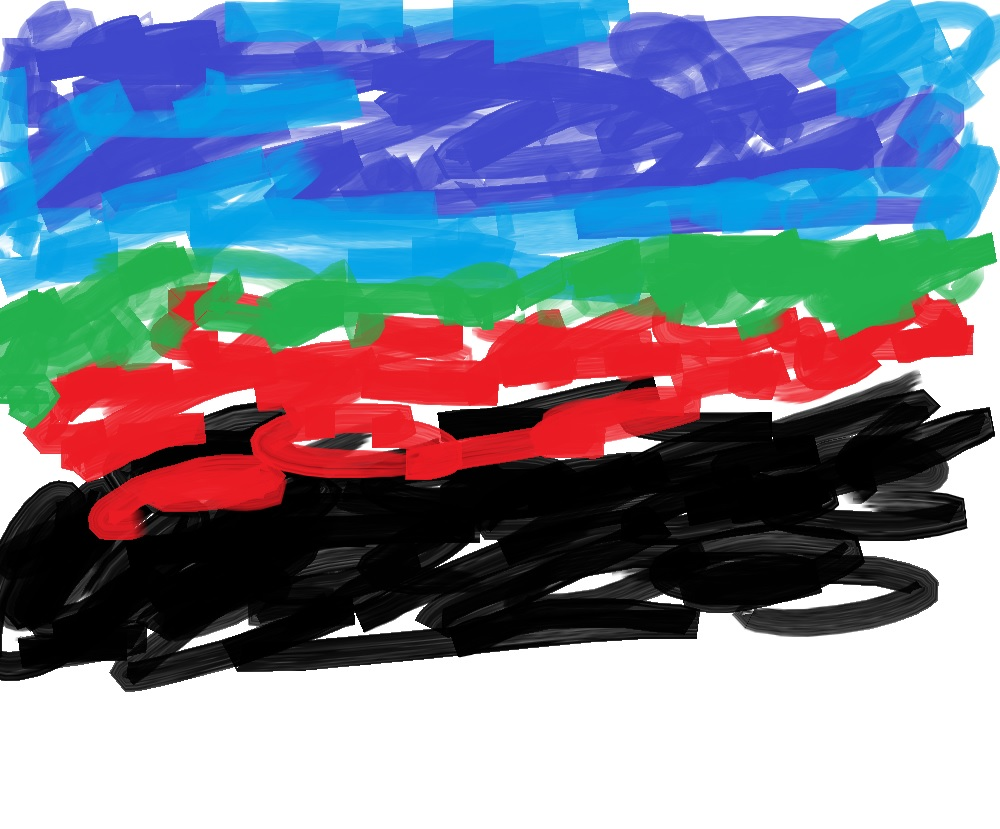
#> input picture test.jpg, 1000 x 829 px
$ python main.py
#> lines starting #> are read from the running program, lines starting #| are printed output that depends on the picture
from PIL import Image
import numpy as np

img = Image.open("test.jpg")  # IMAGE PATH GOES HERE # . upload any image you would like to use to the directory that contains your code
#> img is the input picture: PIL image 1000x829 RGB; mean R, G, B 122.1, 131.3, 150.7

width, height = img.size  # assign the number of pixels in the x axis to width and ones in y axis to height
#> width = 1000; height = 829

# initialise the count for each colour to 0.
white_count = 0
black_count = 0
red_count = 0
blue_count = 0
green_count = 0

# The idea here is that upon meeting certain conditions listed below, the following for loop decides which pixels are predominantly red, green, blue or whether they are white or black
for y in range(height):
    for x in range(width):
        r, g, b = img.getpixel((x, y))
        if r == 255 and g == 255 and b == 255:
            white_count += 1
        if r + b + g <= 15:
            black_count += 1
        if r > g and r > b and r + b + g > 15:  # if the value of red is greater than blue and green and it isn't considered to be black
            red_count += 1
        if g > r and g > b and r + b + g > 15:  # if the value of green is greater than blue and red and it isn't considered to be black
            green_count += 1
        if b > r and b > g and r + b + g > 15:  # if the value of blue is greater than red and green and it isn't considered to be black
            blue_count += 1
#> after the loop, black_count = 109577; blue_count = 242798; green_count = 80400; red_count = 105770; white_count = 205517

print(white_count, ' ', black_count, ' ', red_count, ' ', green_count, ' ', blue_count)
#| 205517   109577   105770   80400   242798

# work out proportions of each colour
blue_percent = blue_count / (blue_count + red_count + green_count + black_count + white_count)
#> blue_percent = 0.326
red_percent = red_count / (blue_count + red_count + green_count + black_count + white_count)
#> red_percent = 0.142
green_percent = green_count / (blue_count + red_count + green_count + black_count + white_count)
#> green_percent = 0.108
black_percent = black_count / (blue_count + red_count + green_count + black_count + white_count)
#> black_percent = 0.147
white_percent = white_count / (blue_count + red_count + green_count + black_count + white_count)
#> white_percent = 0.276

# set the width and height of output image which will display the proportions of colours
w, h = 1024, 1024

# work out the relative slice of each colour
white_image_slice = white_percent * w
#> white_image_slice = 282.8
red_image_slice = red_percent * w
#> red_image_slice = 145.6
green_image_slice = green_percent * w
#> green_image_slice = 110.6
blue_image_slice = blue_percent * w
#> blue_image_slice = 334.1
black_image_slice = black_percent * w
#> black_image_slice = 150.8

# print(white_image_slice)

# use numpy to generate the array that wil store the value of the slices appropriately
data = np.zeros((h, w, 3), dtype=np.uint8)
data[0:int(white_image_slice)] = [255, 255, 255]
data[int(white_image_slice):int(white_image_slice) + int(red_image_slice)] = [255, 0, 0]
data[int(white_image_slice) + int(red_image_slice):int(white_image_slice) + int(red_image_slice) + int(
    green_image_slice)] = [0, 255, 0]
data[int(white_image_slice) + int(red_image_slice) + int(green_image_slice):int(white_image_slice) + int(
    red_image_slice) + int(green_image_slice) + int(blue_image_slice)] = [0, 0, 255]
data[int(white_image_slice) + int(red_image_slice) + int(green_image_slice) + int(blue_image_slice):int(
    white_image_slice) + int(red_image_slice) + int(green_image_slice) + int(blue_image_slice) + int(
    black_image_slice)] = [0, 0, 0]
final_img = Image.fromarray(data, 'RGB')
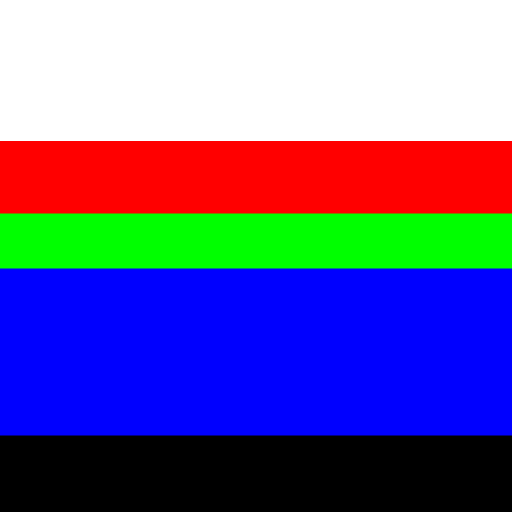
#> final_img: PIL image 1024x1024 RGB (shown at 1/2 size); mean R, G, B 106.3, 97.6, 153.4

# output the image which displays the relative proportions of each defined colour in the given image
final_img.show()
